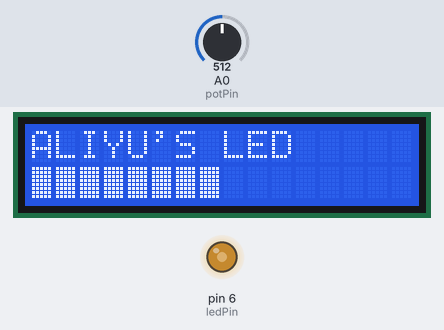
Recording of a sketch running on a simulated Arduino Uno, built with avr-gcc and run on an emulated ATmega328P. Parts: 16×2 character LCD, output pins drawn as LEDs (lit = HIGH). Inputs (shaded band) come from the test bench; at power-on: A0 (potPin) = 512.

Above: at 1.2 s.
1.3 s: A0 (potPin) set to 716
At 2.2 s:
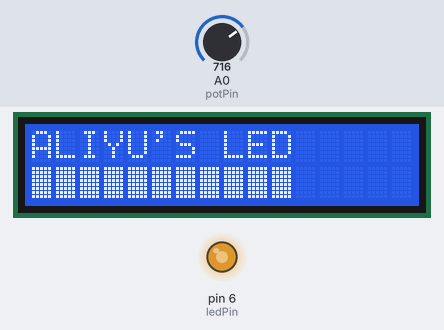
3.0 s: A0 (potPin) set to 900
At 3.9 s:
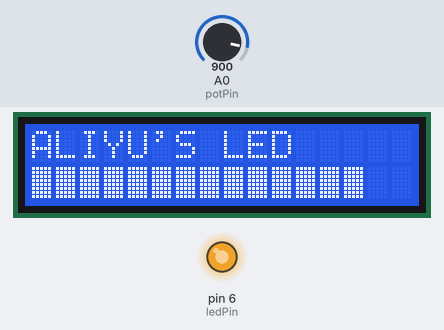
4.5 s: A0 (potPin) set to 122
At 5.4 s:
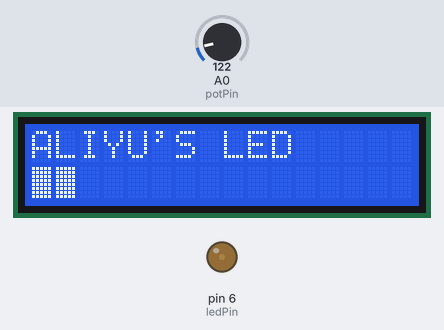
6.1 s: A0 (potPin) set to 0
At 6.9 s:
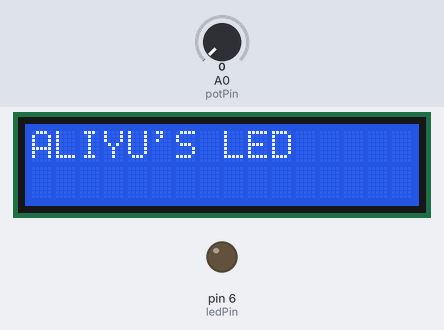
7.6 s: A0 (potPin) set to 306
At 8.4 s:
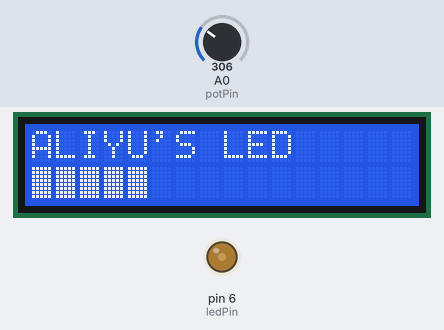
9.1 s: A0 (potPin) set to 1023
At 10.0 s:
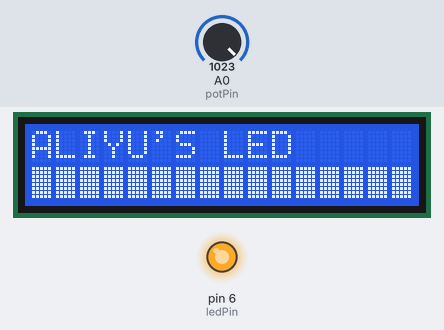
Timing chart, 0 to 11.6 s (numbered marks = the images above; inputs shaded):
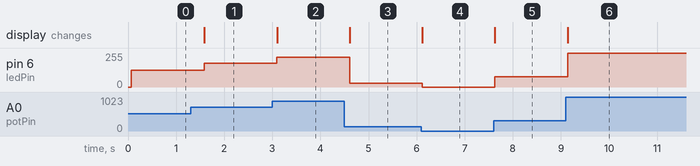

Measured:
- after the input at 1.3 s, pin 6 (ledPin): 127/255 → 178/255 after 0.28 s; the display: changes after 0.28 s (image 1)
- after the input at 3.0 s, pin 6 (ledPin): 178/255 → 224/255 after 0.10 s; the display: changes after 0.10 s (image 2)
- after the input at 4.5 s, pin 6 (ledPin): 224/255 → 30/255 after 0.11 s; the display: changes after 0.11 s (image 3)
- after the input at 6.1 s, pin 6 (ledPin): 30/255 → 0/255 at once; the display: changes at once (image 4)
- after the input at 7.6 s, pin 6 (ledPin): 0/255 → 76/255 at once; the display: changes at once (image 5)
- after the input at 9.1 s, pin 6 (ledPin): 76/255 → 254/255 at once; the display: changes at once (image 6)

The sketch:

lcd.ino
```cpp
// initialize the library with the numbers of the interface pins
#include <LiquidCrystal.h>

LiquidCrystal lcd(12, 11, 5, 4, 3, 2);
int potPin = A0;       // Analog pin 0 for the LED brightness potentiometer
int ledPin = 6;        // LED Digital Pin with PWM
int potValue = 0;      // variable to store the value coming from the potentiometer
int brightness = 0;    // converts the potValue into a brightness
int pBari = 0;         // progress bar
int i = 0;             // foor loop

//progress bar character for brightness
byte pBar[8] = {
  B11111,
  B11111,
  B11111,
  B11111,
  B11111,
  B11111,
  B11111,
  B11111,
};

void setup() {
  // setup our led as an OUTPUT
  pinMode(ledPin, OUTPUT);
  // set up the LCD's number of columns and rows:
  lcd.begin(16, 2);
  // Print a message to the LCD
  lcd.print("  ALIYU'S LED");
  //Create the progress bar character
  lcd.createChar(0, pBar);
}

void loop() {
  // clears the LCD screen
  lcd.clear();
  // Print a message to the LCD
  lcd.print("ALIYU'S LED");
  //set the cursor to line number 2
  lcd.setCursor(0,1);
  // read the value from the potentiometer
  potValue = analogRead(potPin);
  // turns the potValue into a brightness for the LED
  brightness=map(potValue, 0, 1024, 0, 255);
  //lights up the LED according to the bightness
  analogWrite(ledPin, brightness);
  // turns the brighness into a percentage for the bar
  pBari=map(brightness, 0, 255, 0, 17);
  //prints the progress bar
  for (i=0; i < pBari; i++)
  {
    lcd.setCursor(i, 1);
    lcd.write(byte(0));
  }
  // delays 750 ms
  delay(750);
}
```
